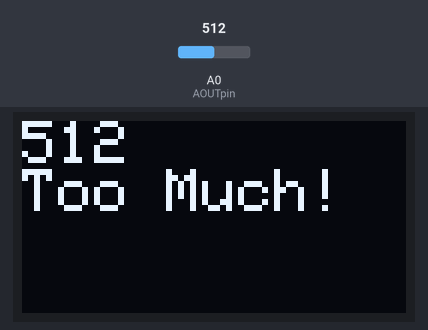
Bench run of a sketch on a simulated Arduino Uno, built with avr-gcc and run on an emulated ATmega328P. Shown: 128×64 one-colour display. The test bench sets the inputs (shaded band); at power-on: A0 (AOUTpin) = 512. The display library's start-up logo is not drawn; what the sketch prints to the serial monitor is not drawn.

Above: at 3.2 s.
3.3 s: A0 (AOUTpin) set to 440
At 4.1 s:
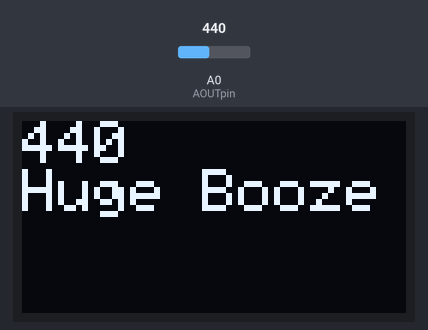
5.1 s: A0 (AOUTpin) set to 340
At 5.9 s:
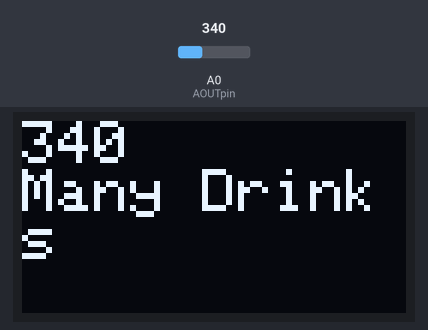
6.7 s: A0 (AOUTpin) set to 270
At 7.8 s:
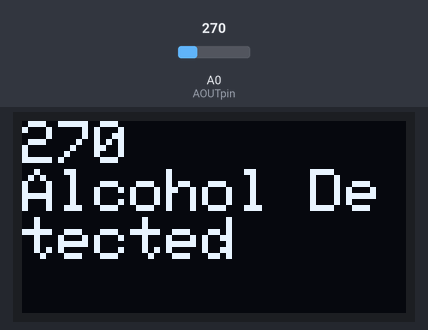
8.3 s: A0 (AOUTpin) set to 190
At 9.7 s:
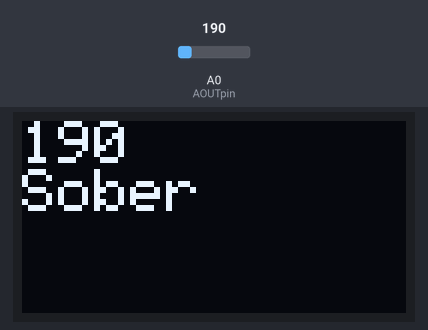
Timing chart, 0 to 10.9 s (numbered marks = the images above; inputs shaded):
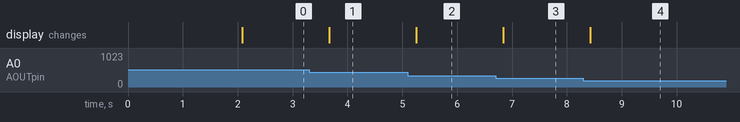

Measured:
- after the input at 3.3 s, the display: changes after 0.37 s (image 1)
- after the input at 5.1 s, the display: changes after 0.16 s (image 2)
- after the input at 6.7 s, the display: changes after 0.14 s (image 3)
- after the input at 8.3 s, the display: changes after 0.13 s (image 4)

The sketch:

AlchoholSensor.ino
```cpp
#include <SPI.h>
#include <Wire.h>
#include <Adafruit_GFX.h>
#include <Adafruit_SSD1306.h>

#define OLED_RESET 4
Adafruit_SSD1306 display(OLED_RESET);

#define NUMFLAKES 10
#define XPOS 0
#define YPOS 1
#define DELTAY 2


#define LOGO16_GLCD_HEIGHT 16
#define LOGO16_GLCD_WIDTH  16
static const unsigned char PROGMEM logo16_glcd_bmp[] =
{ B00000000, B11000000,
  B00000001, B11000000,
  B00000001, B11000000,
  B00000011, B11100000,
  B11110011, B11100000,
  B11111110, B11111000,
  B01111110, B11111111,
  B00110011, B10011111,
  B00011111, B11111100,
  B00001101, B01110000,
  B00011011, B10100000,
  B00111111, B11100000,
  B00111111, B11110000,
  B01111100, B11110000,
  B01110000, B01110000,
  B00000000, B00110000 };

#if (SSD1306_LCDHEIGHT != 64)

#endif

const int AOUTpin=0;
const int ledPin=13;
const int buzzer=7;

int limit;
int value;

void setup() {
Serial.begin(9600);

  display.begin(SSD1306_SWITCHCAPVCC, 0x3C);

  display.display();
  delay(2000);

  display.clearDisplay();

}

void loop()
{
value= analogRead(AOUTpin);
  Serial.println(value);
// text display test
display.clearDisplay();
display.setCursor(0,0);
  display.setTextSize(2);
  display.setTextColor(WHITE);
  display.println(value);


 if(value<200)
  {
      Serial.println("You are sober.");
      display.println("Sober");
  }
  if (value>=200 && value<280)
  {
      Serial.println("Alcohol detected");
      display.println("Alcohol Detected");
      digitalWrite(buzzer, HIGH);
  }
  if (value>=280 && value<350)
  {
      Serial.println("More than one drink going on here....");
      display.println("Many Drinks");
  }
  if (value>=350 && value <450)
  {
      Serial.println("Serious Booze here! ");
      display.println("Huge Booze");
  }
  if(value>450)
  {
     Serial.println("You are drunk!");
     display.println("Too Much!");
  }


display.display();
  delay (500);
}
```
